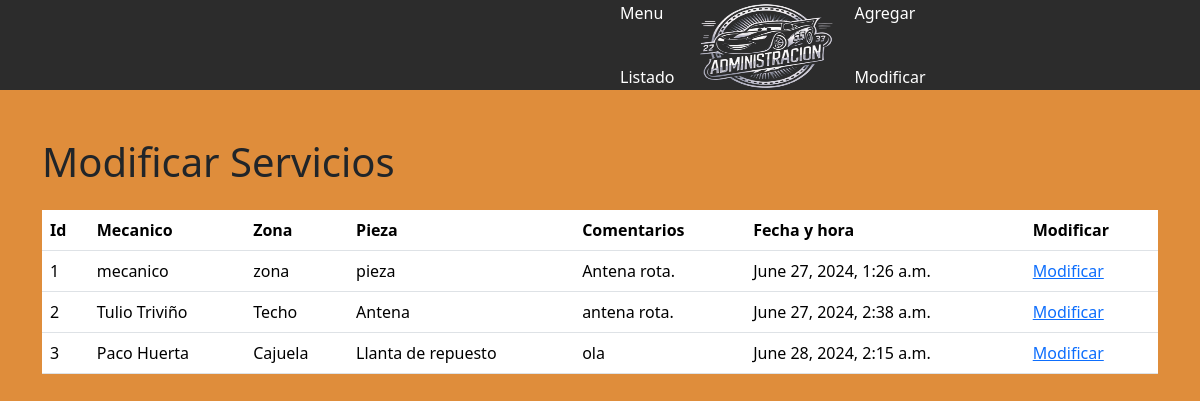
The app's page /modificarS (signed in), older data.
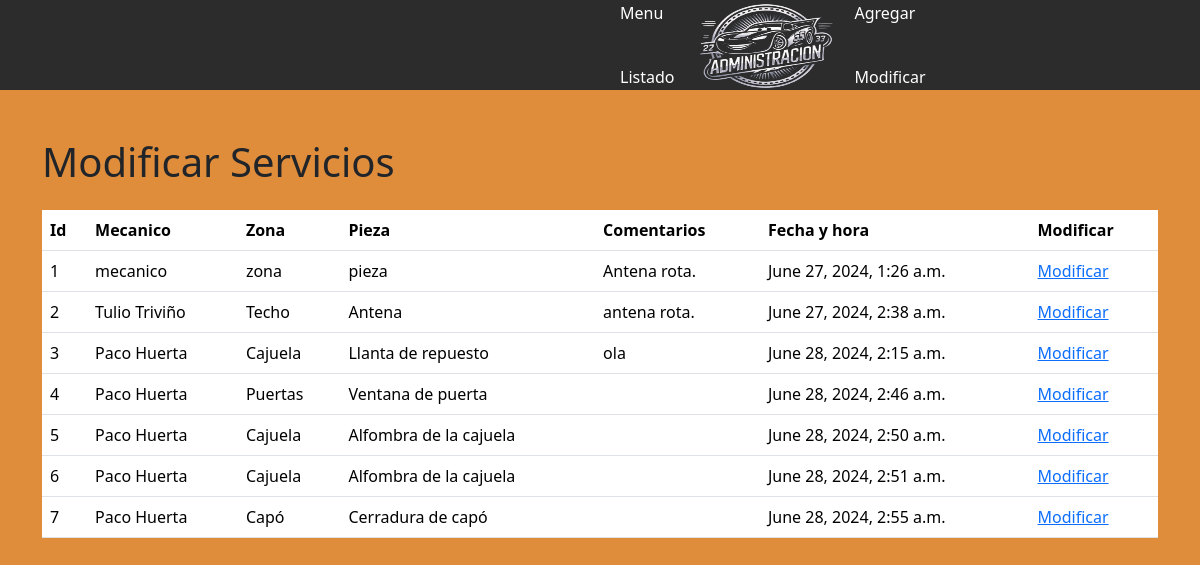
The same page, newer data.
### myapp/models.py (models this page shows, shortened)
class Mantenimiento(models.Model):
    id = models.AutoField(primary_key=True)
    mecanico = models.CharField(max_length=255)
    zona = models.CharField(max_length=255)
    pieza = models.CharField(max_length=255)
    comentarios = models.TextField()
    fecha_hora = models.DateTimeField(auto_now_add=True)  # Campo para registrar fecha y hora en el momento de envío de formulario

### myapp/views.py (the view)
# urls.py: path('modificarS', views.ModificarS, name='ModificarS'),
@login_required
@superuser_required
def ModificarS(request):
    mantenimientos = Mantenimiento.objects.all()
    contexto = {
        'mantenimientos': mantenimientos
    }
    return render(request, 'Administracion/ModificarS.html', contexto)

### myapp/templates/Administracion/ModificarS.html (shortened to what this page needs)
{% load static %}
<!DOCTYPE html>
<html lang="en">
<head>
    <link rel="stylesheet" href="{% static 'css/menu.css' %}">
    <link rel="stylesheet" href="{% static 'css/Listado.css' %}">
    <link rel="stylesheet" href="{% static 'bootstrap-5.3.3/css/bootstrap.css' %}">
</head>
<body>
    <div class="navbarM">
        <ul class="nav me-auto mb-4 mb-lg-0">
            <li class="nav-item">
                <a class="nav-link" href="{% url 'menu' %}">Menu</a>
            </li>
            <li class="nav-item">
                <a class="nav-link" href="{% url 'listar' %}">Listado</a>
            </li>
        </ul>
        <a class="logo" href="{% url 'menu' %}">
            <img src="{% static 'imagenes/Adm.png' %}" alt="logo" width="140px" height="100px">
        </a>
        <ul class="nav ms-auto mb-2 mb-lg-0">
            <li class="nav-item">
                <a class="nav-link" href="{% url 'agrega' %}">Agregar</a>
            </li>
            <li class="nav-item">
                <a class="nav-link" href="{% url 'modificar' %}">Modificar</a>
            </li>
        </ul>
    </div>
    <div class="container mt-5">
        <div class="row">
            <div class="col-md-12">
                <h1 class="mb-4">Modificar Servicios</h1>
                <table class="table">
                    <thead>
                        <tr>
                            <th scope="col">Id</th>
                            <th scope="col">Mecanico</th>
                            <th scope="col">Zona</th>
                            <th scope="col">Pieza</th>
                            <th scope="col">Comentarios</th>
                            <th scope="col">Fecha y hora</th>
                            <th scope="col">Modificar</th>
                        </tr>
                    </thead>
                    <tbody>
                        {% for mantenimiento in mantenimientos %}
                            <tr>
                                <td>{{ mantenimiento.id }}</td>
                                <td>{{ mantenimiento.mecanico }}</td>
                                <td>{{ mantenimiento.zona }}</td>
                                <td>{{ mantenimiento.pieza }}</td>
                                <td>{{ mantenimiento.comentarios }}</td>
                                <td>{{ mantenimiento.fecha_hora }}</td>
                                <td>
                                    <a href="{% url 'mantenimiento_findEdit' pk=mantenimiento.id %}">Modificar</a>
                                </td>
                            </tr>
                        {% endfor %}
                    </tbody>
                </table>
            </div>
        </div>
    </div>
</body>
</html>

Row changes from the older to the newer data that the page shows:
added Mantenimiento: id "4", mecanico "Paco Huerta", zona "Puertas", pieza "Ventana de puerta", fecha_hora "June 28, 2024, 2:46 a.m."
added Mantenimiento: id "5", mecanico "Paco Huerta", zona "Cajuela", pieza "Alfombra de la cajuela", fecha_hora "June 28, 2024, 2:50 a.m."
added Mantenimiento: id "6", mecanico "Paco Huerta", zona "Cajuela", pieza "Alfombra de la cajuela", fecha_hora "June 28, 2024, 2:51 a.m."
added Mantenimiento: id "7", mecanico "Paco Huerta", zona "Capó", pieza "Cerradura de capó", fecha_hora "June 28, 2024, 2:55 a.m."
